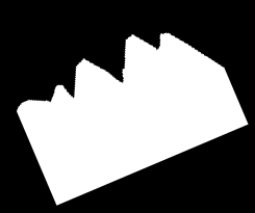
#> input picture dane/set2/0.png, 255 x 213 px; its folder holds 4 pictures in this run
$ jupyter execute --allow-errors Official.ipynb   (shell and % lines are left out)
#> lines starting #> are read from the running program, lines starting #| are printed output that depends on the picture
[cell 1]
from scipy import misc
import glob
from skimage import io
from skimage.transform import resize
import math
import matplotlib.pyplot as plt
import numpy as np
import pprint as pp
import imutils
import cv2
from skimage.measure import find_contours
import os

[cell 2]
images = []

for image_path in glob.glob("dane/set2/*.png"):
    image = io.imread(image_path, as_gray=True)
#> image is the input picture: shape (213, 255); min 0, max 255, mean 103.2
    images.append((int(os.path.basename(image_path)[:-4]), image))

[cell 3]
type(images[0][1])

[cell 4]
images.sort(key=lambda x: x[0])

[cell 5]
images

[cell 6]
images = [img for _, img in images]

[cell 7]
fig, axs = plt.subplots(int(len(images)/2),2, figsize=(12,12))

for index, image in enumerate(images):
    axs[math.floor(index / 2),index % 2].imshow(image, cmap='gray', vmin=0, vmax=255)
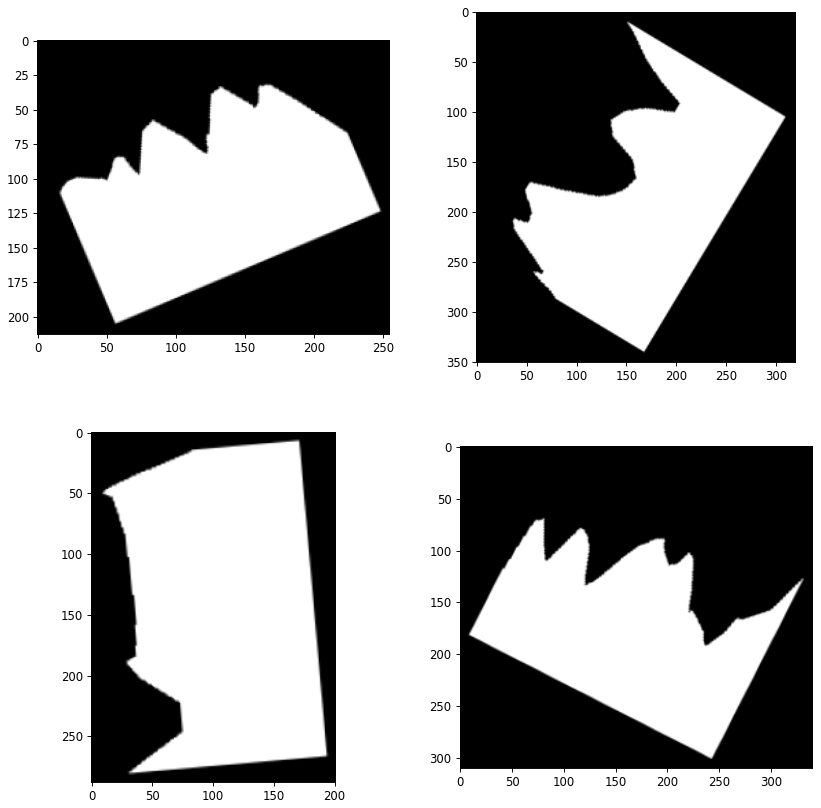
#> figure drawn by matplotlib, 4 panels

[cell 8]
images[0]
# numpyImages = []
# for image in images:
#     numpyImages.append(np.array(image))

#> (a cell that did not finish here is left out)

[cell 10]
# [7 lines of commented-out code are left out]

#> (a cell that did not finish here is left out)

[cell 12]
# contursMaps = []
# for image in images:
#     contursMaps.append(np.zeros(image.shape, dtype="uint8"))

contours = []
contursMaps = []
for image in images:
    contours.append([(r,c) for r,c in np.floor(find_contours(image,0.5)[0])])
    contursMaps.append(np.zeros(image.shape, dtype="uint8"))

[cell 13]
# contours_floors = []

# for cont in contours:
#     contours_floors.append([(r,c) for r,c in np.floor(cont[0])])

[cell 14]
contours_floors = contours
contours_floors

[cell 15]
pixelContours = []

neighborhood = [(-1,-1), (-1, 0), (-1, 1), (0, -1), (0, 1), (1, -1), (1, 0), (1, 1)]

for image in images:
    pixC = []
    for row, line in enumerate(image):
        for column, pixel in enumerate(line):
            if(pixel == 0): # jeśli tło (czarne), to opuść tę iterację
                continue
            for x,y in neighborhood: # jeśli pixel figury (biały), to przejrzyj jego siąsiadów
                try:
                    if image[row + x, column + y] == 0: # if sąsiad pixela jest tłem (czarny), to pixel (jego współrzędne) dodaj do listy krawędzi
                        pixC.append((row, column))
                        break
                except:
                    print("err")
    pixelContours.append(pixC) # dodaj cały kontur (ciąg pixeli) danego obrazka do listy konturów

[cell 16]
pixelContours[0]

[cell 17]
# [5 lines of commented-out code are left out]

for img_id, contour in enumerate(pixelContours): #kontur jednego obrazka
    for contour_pixel in contour: #jeden pixel (x,y) w konturze
        contursMaps[img_id][contour_pixel[0]][contour_pixel[1]] = 1 # zamaluj na biało pixel odpowiadający

[cell 18]
'''
for index, image in enumerate(numpyImages):
    for r, line in enumerate(contursMaps[index]):
        for c, _ in enumerate(line):
            if((r,c) in contours_floors[index]):
                contursMaps[index][r,c] = 1
'''

[cell 19]
fig, axs = plt.subplots(int(len(images)/2),2, figsize=(12,12))
index = 0
for image in contursMaps:
    axs[math.floor(index / 2),index % 2].imshow(image, cmap='gray', vmin=0, vmax=1)
    index += 1
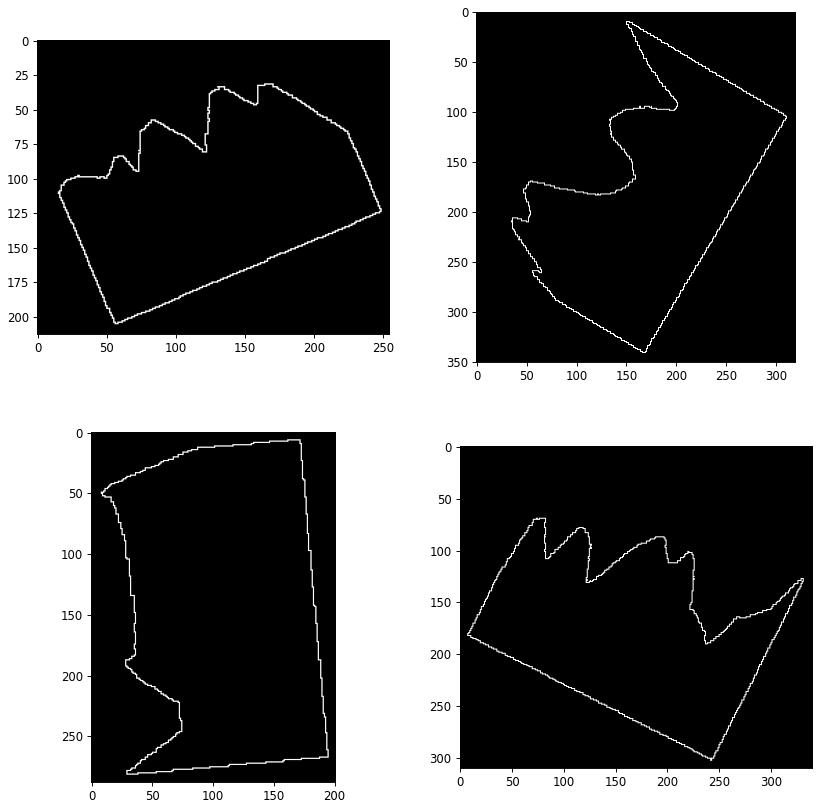
#> figure drawn by matplotlib, 4 panels

[cell 20]
fig, axs = plt.subplots(int(len(images)/2),2, figsize=(12,12))
from scipy import ndimage
index = 0

imgs_rotated = []

for image, contursMap in zip(images, contursMaps):

    angles = []

    lines = cv2.HoughLinesP(contursMap, 1, math.pi / 180.0, 50, minLineLength=50, maxLineGap=5)
    for x1, y1, x2, y2 in lines[0]:
        cv2.line(contursMap, (x1, y1), (x2, y2), (255, 0, 0), 3)
        angle = math.degrees(math.atan2(y2 - y1, x2 - x1))
        angles.append(angle)

    median_angle = np.median(angles)
    imgs_rotated.append(ndimage.rotate(image, median_angle))

    axs[math.floor(index / 2),index % 2].imshow(imgs_rotated[-1], cmap='gray', vmin=0, vmax=255)
    index += 1
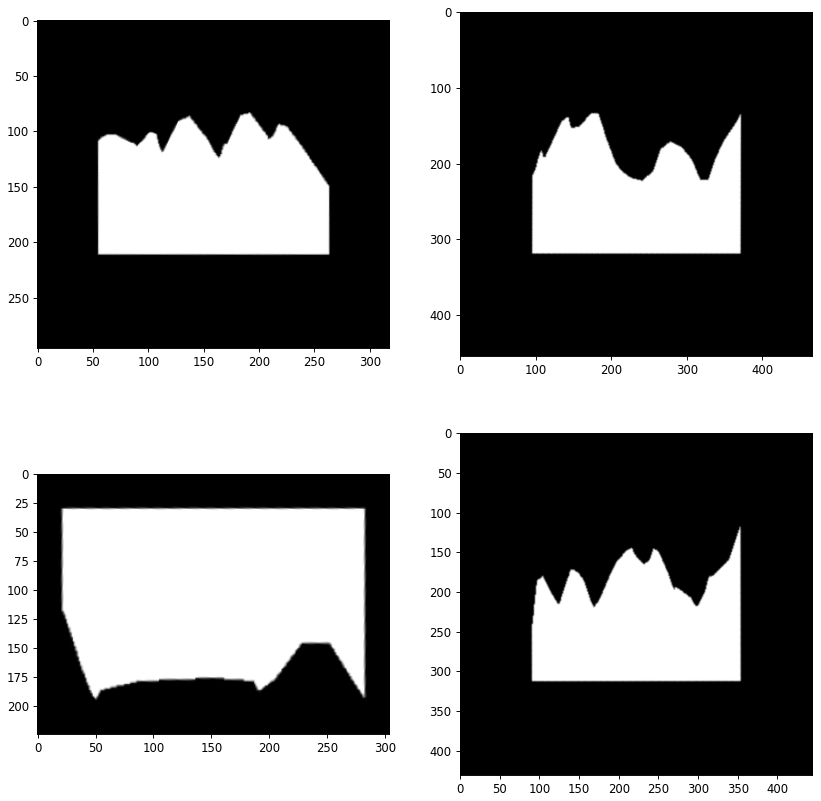
#> figure drawn by matplotlib, 4 panels

[cell 21]
def check_orient(image):
    height, width = image.shape
    # width, height = image.shape
    divider = 2
    black_pxls = []
    black_pxls.append(np.sum(image[:height // divider, :] == 0))  # up
    black_pxls.append(np.sum(image[(divider - 1) * (height // divider):, :] == 0))  # down
    black_pxls.append(np.sum(image[:, :width // divider] == 0))  # left
    black_pxls.append(np.sum(image[:, (divider - 1) * (width // divider):] == 0))  # right

    side = black_pxls.index(max(black_pxls))
    if side == 0:
        return cv2.rotate(image, cv2.ROTATE_180)
    if side == 2:
        return cv2.rotate(image, cv2.ROTATE_90_COUNTERCLOCKWISE)
    if side == 3:
        return cv2.rotate(image, cv2.ROTATE_90_CLOCKWISE)

    return image

[cell 22]
# [11 lines of commented-out code are left out]

[cell 23]
def cut_background(image):

    upIndex = 0
    leftIndex = 0
    rightIndex = 0
    downIndex = 0

    for ind, row in enumerate(image):
        if any(row) > 0:
            upIndex = ind
            break

    for ind, column in enumerate(image.T):
        if any(column) > 0:
            leftIndex = ind
            break

    for ind, row in enumerate(np.flip(image)):
        if any(row) > 0:
            downIndex = ind
            break

    for ind, column in enumerate(np.flip(image.T)):
        if any(column) > 0:
            rightIndex = ind
            break

    newImage = image[upIndex:image.shape[0] - downIndex]

    newImage = np.delete(newImage, np.s_[newImage.shape[1] - rightIndex:newImage.shape[1]], 1) #column
    newImage = np.delete(newImage, np.s_[0:leftIndex], 1)


    return newImage

[cell 24]
# [8 lines of commented-out code are left out]

[cell 25]
def cut_white_block(image):

    downIndex = 0

    height, width = image.shape

    accuracy = 0.02

    for ind, row in enumerate(np.flip(image)):

        left = int(width*accuracy)
        right = int(width-(width*accuracy))

        if all(row[left:right]) > 0:
            downIndex = ind
            break


    newImage = image[height - downIndex:]

    return newImage

[cell 26]
# [11 lines of commented-out code are left out]

[cell 27]
ready_images = []
for image in imgs_rotated:
    ready_images.append( cut_white_block( cut_background( check_orient(image) ) ) )
#> this loop made 4 passes
#> pass 1, in cut_background, `newImage = image[upIndex:image.shape[0] - downIndex]`:
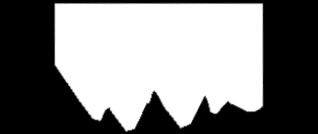
#> newImage: shape (134, 318); min 0, max 255, mean 131.6
#> pass 1, in cut_background, `newImage = np.delete(newImage, np.s_[newImage.shape[1] - rightIndex:ne..`:
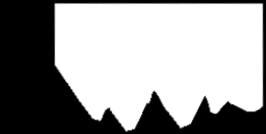
#> newImage: shape (134, 266); min 0, max 255, mean 157.3
#> pass 1, in cut_background, `newImage = np.delete(newImage, np.s_[0:leftIndex], 1)`:
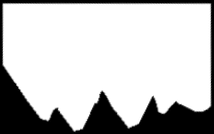
#> newImage: shape (134, 214); min 0, max 255, mean 195.5
#> pass 1, in cut_white_block, `newImage = image[height - downIndex:]`:
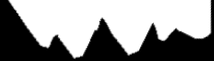
#> newImage: shape (61, 214); min 0, max 255, mean 147.3

[cell 28]
minHeight, minWidth = ready_images[0].shape
#> minHeight = 61; minWidth = 214
# minWidth = None

for image in ready_images:
    h,w = image.shape
    if h < minHeight:
        minHeight = h
    if w < minWidth:
        minWidth = w

print(minWidth, minHeight)

[cell 29]
resized_images = []
for image in ready_images:
    resized_images.append(cv2.resize(image, dsize=(minWidth, minHeight), interpolation=cv2.INTER_CUBIC))

[cell 30]
fig, axs = plt.subplots(int(len(images)/2),2, figsize=(12,12))
index = 0

for image in resized_images:
    axs[math.floor(index / 2),index % 2].imshow(image, cmap='gray', vmin=0, vmax=255)
    index += 1
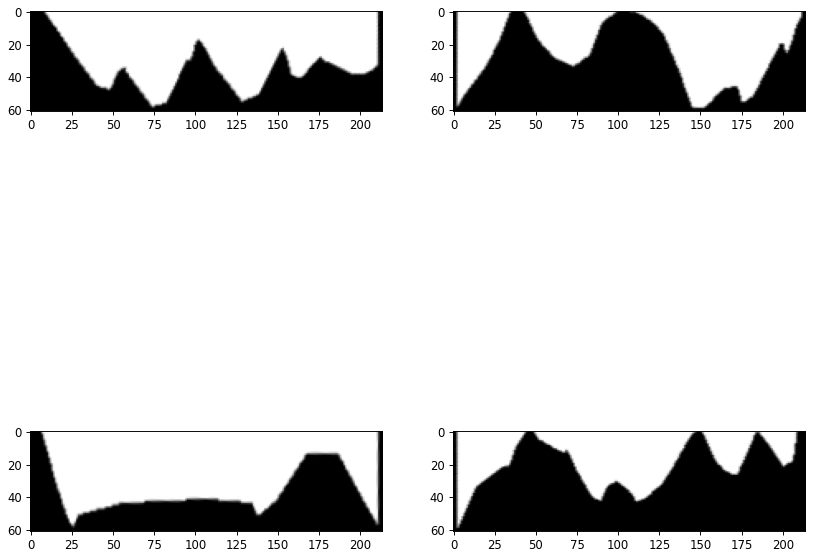
#> figure drawn by matplotlib, 4 panels

[cell 31]
def conutSimilarity(image1, image2):

    number_of_equal_elements = np.sum(image1==image2)
    total_elements = image1.shape[0] * image1.shape[1]
    percentage = number_of_equal_elements/total_elements

    return percentage

[cell 32]
for index, image in enumerate(resized_images):
    similars = []
    for index2, image2 in enumerate(resized_images):
        if index == index2:
            continue
        sim = conutSimilarity(np.flip(255 - image),image2)
        similars.append((index2, sim))

    similars.sort(key=lambda x: x[1], reverse=True)
#     print(index, "similars: ", similars)

    string = str(index)+" :"
    for i in similars:
        string += " "+str(i[0])
    print(string)


# for index, image in enumerate(resized_images):
#     images.sort(key=lambda x: x[0])
